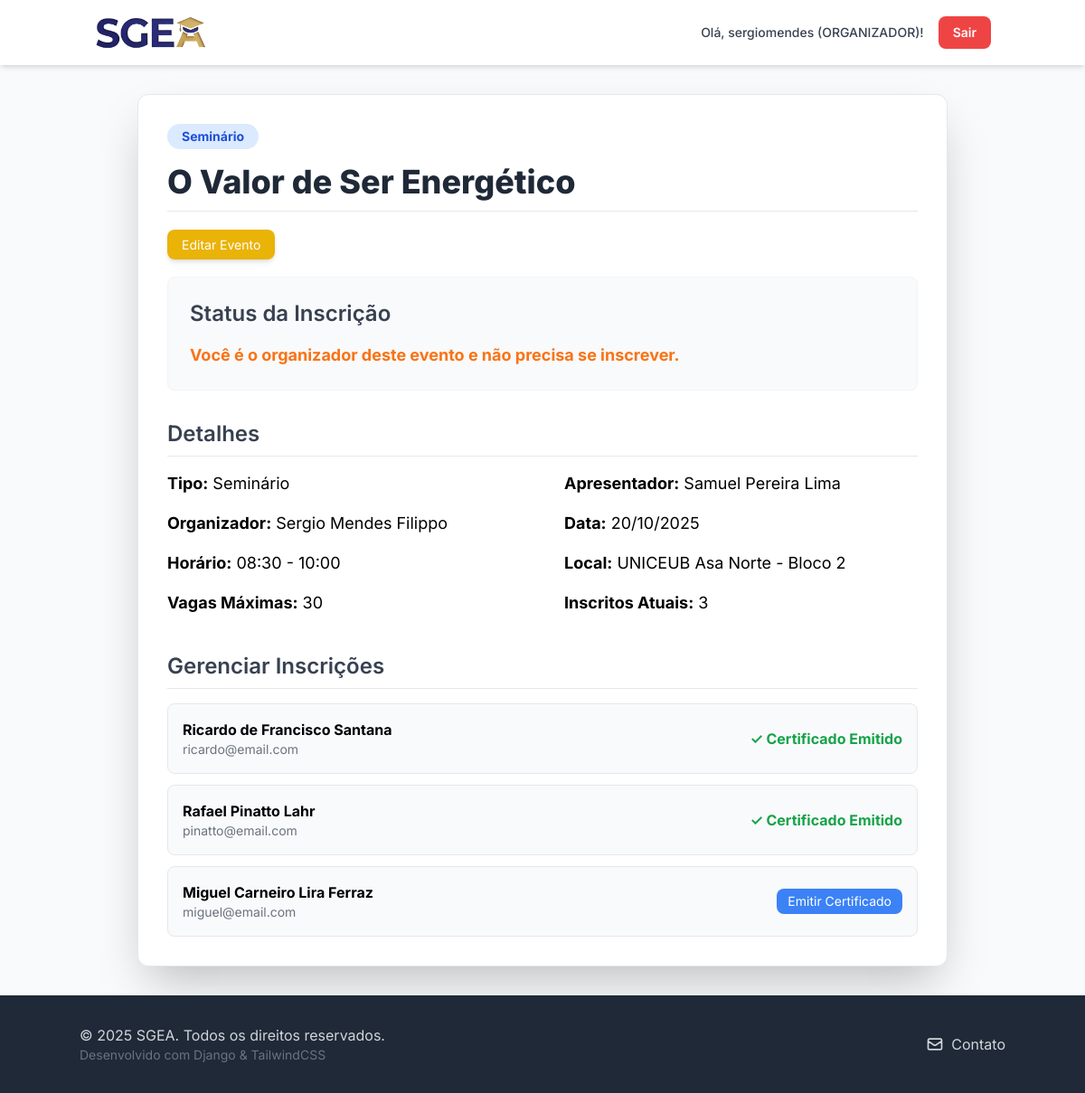
/eventos/5/ (signed in), run on the app's committed database.
### users/models.py (models this page shows, shortened)
class Usuario(AbstractUser):
    telefone = models.CharField(max_length=15, verbose_name='Telefone', blank=True, null=True)
    instituicao_ensino = models.CharField(
        max_length=100,
        verbose_name='Instituição de Ensino',
        blank=True,
        null=True
    )
    PERFIL_CHOICES = (
        ('ALUNO', 'Aluno'),
        ('PROFESSOR', 'Professor'),
        ('ORGANIZADOR', 'Organizador'),
    )
    perfil = models.CharField(
        max_length=15,
        choices=PERFIL_CHOICES,
        default='ALUNO',
        verbose_name='Perfil'
    )
    data_registro = models.DateTimeField(auto_now_add=True)
    class Meta:
        verbose_name = 'Usuário'
        verbose_name_plural = 'Usuários'

### events/models.py (models this page shows, shortened)
class Evento(models.Model):
    TIPO_CHOICES = (
        ('SEMINARIO', 'Seminário'),
        ('PALESTRA', 'Palestra'),
        ('MINICURSO', 'Minicurso'),
        ('SEMANA', 'Semana Acadêmica'),
    )
    nome_evento = models.CharField(max_length=255)
    apresentador = models.CharField(max_length=255)
    tipo_evento = models.CharField(max_length=50, choices=TIPO_CHOICES)
    data = models.DateField()
    horario_inicio = models.TimeField()
    horario_fim = models.TimeField()
    local = models.CharField(max_length=255)
    qtd_participantes = models.IntegerField(default=0)
    organizador_responsavel = models.ForeignKey(
        Usuario,
        on_delete=models.CASCADE,
        limit_choices_to={'perfil': 'ORGANIZADOR'}
    )

class Inscricao(models.Model):
    usuario = models.ForeignKey(Usuario, on_delete=models.CASCADE)
    evento = models.ForeignKey(Evento, on_delete=models.CASCADE)
    data_inscricao = models.DateTimeField(auto_now_add=True)
    certificado_emitido = models.BooleanField(default=False)
    class Meta:
        unique_together = ('usuario', 'evento')

### events/views.py (the view)
# urls.py: path('<int:pk>/', views.EventDetailView.as_view(), name='event_detail'),
class EventDetailView(LoginRequiredMixin, DetailView):
    model = Evento
    template_name = 'events/event_detail.html'
    context_object_name = 'object'
    def get_context_data(self, **kwargs):
        context = super().get_context_data(**kwargs)
        evento = self.get_object()
        user = self.request.user
        inscritos_atuais = Inscricao.objects.filter(evento=evento).count()
        vagas_disponiveis = evento.qtd_participantes - inscritos_atuais
        context['inscritos_atuais'] = inscritos_atuais
        context['vagas_disponiveis'] = max(0, vagas_disponiveis)
        context['is_inscrito'] = False
        context['is_certificado_emitido'] = False
        if user.is_authenticated:
            inscricao = Inscricao.objects.filter(usuario=user, evento=evento).first()
            context['inscricao'] = inscricao
            if inscricao:
                context['is_inscrito'] = True
                context['is_certificado_emitido'] = inscricao.certificado_emitido
        return context

### events/templates/events/event_detail.html (shortened to what this page needs)
{% load static %}
<!DOCTYPE html>
<html lang="pt-br">
<head>
    <script src="https://cdn.tailwindcss.com"></script>
    <link rel="stylesheet" href="{% static 'css/base.css' %}">
</head>
<body>
    {% include 'inicio/partials/header.html' %}
    <main class="container mx-auto p-4 sm:p-6 md:p-8">
        <div class="max-w-4xl mx-auto bg-white p-8 rounded-xl shadow-2xl border border-gray-200">
            <span class="inline-block px-4 py-1 text-sm font-bold rounded-full bg-blue-100 text-blue-700 mb-4">{{ object.get_tipo_evento_display }}</span>
            <h2 class="text-4xl font-extrabold text-gray-800 mb-6 border-b pb-3">{{ object.nome_evento }}</h2>
            {% if user.is_authenticated and user == object.organizador_responsavel %}
                <div class="mb-6"><a href="{% url 'events:event_update' pk=object.pk %}" class="bg-yellow-500 hover:bg-yellow-600 text-white px-4 py-2 rounded-lg text-sm shadow-md transition duration-200">Editar Evento</a></div>
            {% endif %}
            <div class="bg-gray-50 p-6 rounded-lg mb-8 border border-gray-100">
                <h3 class="text-2xl font-semibold text-gray-700 mb-4">Status da Inscrição</h3>
                {% if user.is_authenticated %}
                    {% if is_inscrito %}
                        <p class="text-green-600 font-bold text-lg flex items-center"><svg xmlns="http://www.w3.org/2000/svg" class="h-6 w-6 mr-2" fill="none" viewBox="0 0 24 24" stroke="currentColor" stroke-width="2"><path stroke-linecap="round" stroke-linejoin="round" d="M9 12l2 2 4-4m6 2a9 9 0 11-18 0 9 9 0 0118 0z" /></svg>Você já está inscrito neste evento!</p>
                        {% if is_certificado_emitido %}
                            <p class="mt-2">
                                <a href="{% url 'events:generate_certificate' inscricao_id=inscricao.id %}" target="_blank" class="text-indigo-600 font-medium hover:text-indigo-500">✅ Baixar Certificado</a>
                            </p>
                        {% endif %}
                    {% elif vagas_disponiveis == 0 %}
                        <p class="text-red-600 font-bold text-lg">Evento Lotado!</p>
                    {% elif user == object.organizador_responsavel %}
                        <p class="text-orange-500 font-bold text-lg">Você é o organizador deste evento e não precisa se inscrever.</p>
                    {% elif user.get_full_name == object.apresentador %}
                        <p class="text-blue-500 font-bold text-lg">Você é o apresentador deste evento.</p>
                    {% endif %}
                {% else %}
                     <p class="text-gray-600 text-lg">Faça <a href="{% url 'login' %}" class="text-indigo-600 font-medium hover:text-indigo-500">Login</a> para se inscrever neste evento.</p>
                {% endif %}
            </div>
            <h3 class="text-2xl font-semibold text-gray-700 mb-4 border-b pb-2">Detalhes</h3>
            <div class="grid grid-cols-1 md:grid-cols-2 gap-x-12 gap-y-4 text-lg">
                <p><strong>Tipo:</strong> {{ object.get_tipo_evento_display }}</p>
                <p><strong>Apresentador:</strong> {{ object.apresentador }}</p>
                <p><strong>Organizador:</strong> {{ object.organizador_responsavel.get_full_name|default:object.organizador_responsavel.username }}</p>
                <p><strong>Data:</strong> {{ object.data|date:"d/m/Y" }}</p>
                <p><strong>Horário:</strong> {{ object.horario_inicio|time:"H:i" }} - {{ object.horario_fim|time:"H:i" }}</p>
                <p><strong>Local:</strong> {{ object.local }}</p>
                <p><strong>Vagas Máximas:</strong> {{ object.qtd_participantes }}</p>
                <p><strong>Inscritos Atuais:</strong> {{ inscritos_atuais }}</p>
            </div>
            {% if user.is_authenticated and user == object.organizador_responsavel %}
                <div class="mt-10">
                    <h3 class="text-2xl font-semibold text-gray-700 mb-4 border-b pb-2">Gerenciar Inscrições</h3>
                    {% if object.inscricao_set.all %}
                        <ul class="space-y-3">
                            {% for inscricao in object.inscricao_set.all %}
                                <li class="p-4 bg-gray-50 rounded-lg flex justify-between items-center border">
                                    <div>
                                        <p class="font-bold">{{ inscricao.usuario.get_full_name|default:inscricao.usuario.username }}</p>
                                        <p class="text-sm text-gray-500">{{ inscricao.usuario.email }}</p>
                                    </div>
                                    <div>
                                        {% if inscricao.certificado_emitido %}
                                            <span class="text-green-600 font-bold">✓ Certificado Emitido</span>
                                        {% else %}
                                            <form method="post" action="{% url 'events:emitir_certificado' inscricao_id=inscricao.id %}">
                                                <button type="submit" class="bg-blue-500 hover:bg-blue-600 text-white px-3 py-1 rounded-lg text-sm">Emitir Certificado</button>
                                            </form>
                                        {% endif %}
                                    </div>
                                </li>
                            {% endfor %}
                        </ul>
                    {% else %}
                        <p class="text-gray-500">Ainda não há inscritos neste evento.</p>
                    {% endif %}
                </div>
            {% endif %}
        </div>
    </main>
    {% include 'inicio/partials/footer.html' %}
</body>
</html>

### inicio/templates/inicio/partials/header.html (shortened to what this page needs)
{% load static %}
<nav class="bg-white shadow-md sticky top-0 z-10">
    <div class="container mx-auto flex justify-between items-center p-4 flex-wrap">
        <a href="{% url 'inicio:home' %}">
            <img src="{% static 'images/logocortada.png' %}" alt="SGEA Logo" class="h-10 w-auto">
        </a>
        <div id="menu" class="hidden md:flex md:items-center md:space-x-4 w-full md:w-auto mt-4 md:mt-0">
            {% if user.is_authenticated %}
                <span class="block md:inline-block text-gray-700 text-sm font-medium py-2">Olá, {{ user.username }} ({{ user.perfil }})!</span>
                <form class="inline-block w-full md:w-auto mt-2 md:mt-0" method="post" action="{% url 'logout' %}">
                    <button type="submit" class="w-full text-center bg-red-500 hover:bg-red-600 text-white px-4 py-2 rounded-lg text-sm font-semibold transition duration-200">Sair</button>
                </form>
            {% endif %}
        </div>
    </div>
</nav>

### sgea_core/static/css/base.css (style rules this page uses)
:root { --sgea-blue: #1E2A78; --sgea-gold: #E4B74C; --sgea-light-gray: #f8fafc; }
html { height: 100%; }
body { display: flex; flex-direction: column; min-height: 100%; font-family: 'Inter', sans-serif; margin: 0; padding: 0; box-sizing: border-box; -webkit-font-smoothing: antialiased; background-color: var(--sgea-light-gray); }
main { flex-grow: 1; }
h1, h2, h3, .text-primary { color: var(--sgea-blue); }
a { color: var(--sgea-blue); transition: color 0.2s; }

### data on the page
Usuario: username "sergiomendes", perfil "ORGANIZADOR"
Evento: tipo_evento "Seminário", nome_evento "O Valor de Ser Energético", apresentador "Samuel Pereira Lima", organizador_responsavel.get_full_name "Sergio Mendes Filippo", data "20/10/2025", horario_inicio "08:30", horario_fim "10:00", local "UNICEUB Asa Norte - Bloco 2", qtd_participantes "30"
Inscricao: usuario.get_full_name "Ricardo de Francisco Santana", usuario.email "ricardo@email.com", certificado_emitido "✓ Certificado Emitido"
Inscricao: usuario.get_full_name "Rafael Pinatto Lahr", usuario.email "pinatto@email.com", certificado_emitido "✓ Certificado Emitido"
Inscricao: usuario.get_full_name "Miguel Carneiro Lira Ferraz", usuario.email "miguel@email.com", certificado_emitido "Emitir Certificado"

### other printed values
{{ inscritos_atuais }} "3"
